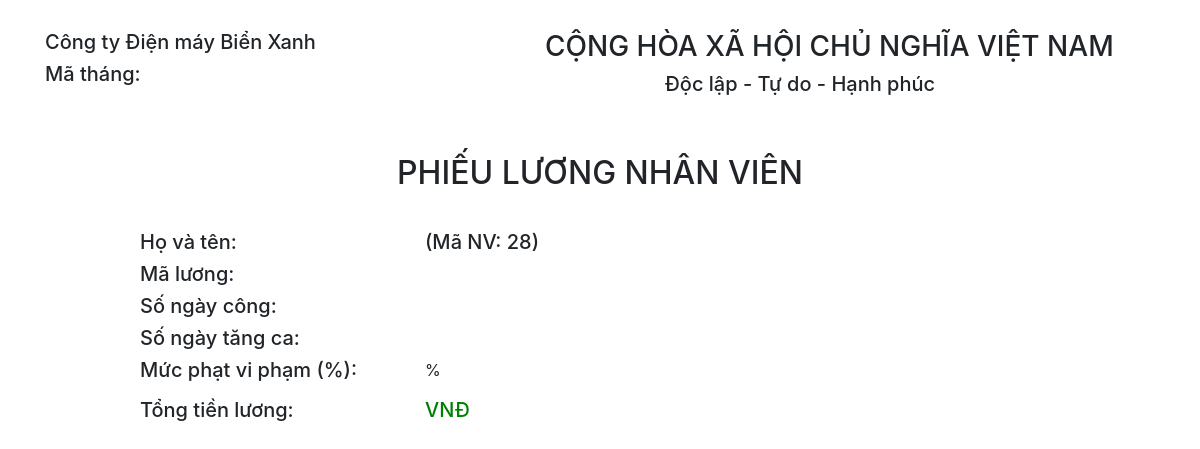
The app's page /view/inluong.php?id=28, older data.
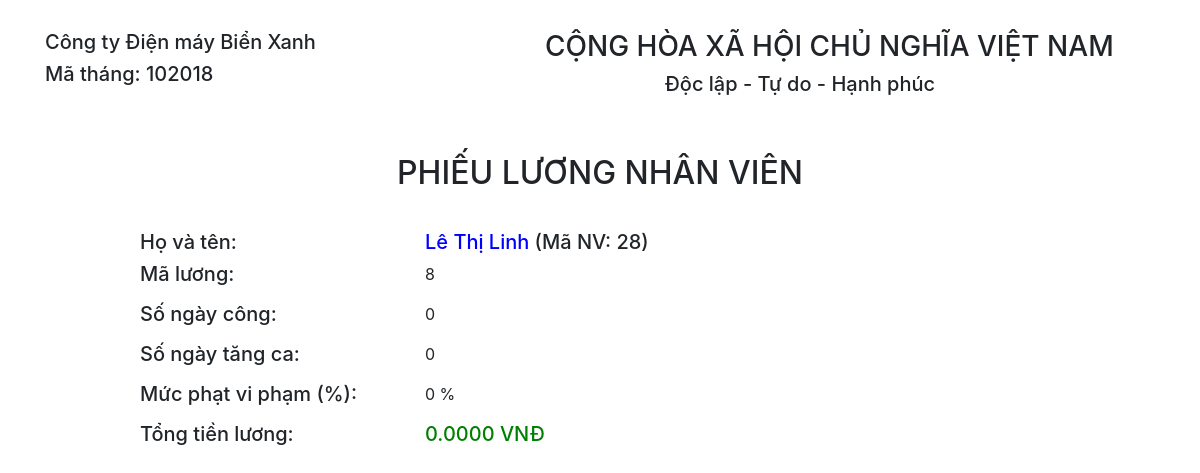
The same page, newer data.
### tables this page shows
CREATE TABLE `luong` (
  `maluong` int(10) NOT NULL,
  `ngaycong` int(2) NOT NULL,
  `tangca` int(2) NOT NULL,
  `vipham` int(10) NOT NULL,
  `tongtien` int(11) NOT NULL,
  `mathang` int(6) DEFAULT NULL,
  `maphieu` int(10) DEFAULT NULL,
  `manv` int(10) DEFAULT NULL
);

CREATE TABLE `nhanvien` (
  `manv` int(10) NOT NULL,
  `hoten` varchar(50) NOT NULL,
  `ngaysinh` date NOT NULL,
  `gioitinh` enum('m','f') NOT NULL,
  `diachi` varchar(100) NOT NULL,
  `sdt` int(11) DEFAULT NULL,
  `macv` int(10) DEFAULT NULL,
  `mapb` int(10) DEFAULT NULL,
  `thanhtich` enum('0','1','2','3') NOT NULL DEFAULT '0',
  `role` int(1) NOT NULL DEFAULT '1',
  `password` varchar(50) NOT NULL,
  `avatar` varchar(50) DEFAULT 'images/nhanvien/avatar.png'
);

### database/database.php (called while the page is built, shortened)
<?php
    class database
    {
        var $host = 'localhost';
        var $userdb = 'root';
        var $passworddb = '';
        var $database = 'hrm_web';
        var $conn = "";
        var $_sql = "";
        function __construct()
        {
            $this->conn = mysqli_connect($this->host,$this->userdb,$this->passworddb,$this->database) or die ('Cannot connect to server');
            mysqli_query($this->conn,"SET NAME 'UTF8'");
            mysqli_set_charset($this->conn,"utf8");
        }
        public function setQuery($sql)
        {
            $this->_sql = $sql;
        }
        public function countRows()
        {
            $query = mysqli_query($this->conn,$this->_sql);
            $result = mysqli_num_rows($query);
            return $result;
        }
        public function loadRowArray()
        {
            $query = mysqli_query($this->conn,$this->_sql);
            return $row = mysqli_fetch_all($query);
        }
    }
?>

### controller/c_phongban.php (called while the page is built, shortened)
<?php
    include("../model/m_phongban.php");
    class phongban_controller
    {
                ?>
                    <?php
        public function showOneNhanVienChamCong($manv) {
            $truyvan = new truyvanphongban();
            $truyvan->selectOneNhanVienChamCong($manv);
            return $truyvan->row;
        }
    }
?>

### model/m_phongban.php (called while the page is built, shortened)
<?php
    include("../database/database.php");
    class truyvanphongban extends database
    {
        public function selectOneNhanVienChamCong($manv) {
            $sql = "SELECT ((l.ngaycong*(SELECT c.luongcb FROM chucvu AS c, nhanvien AS n WHERE n.manv = 6 AND n.macv = c.macv) +
            l.tangca*2*(SELECT c.luongcb FROM chucvu AS c, nhanvien AS n WHERE n.manv = 6 AND n.macv = c.macv))*(100-l.vipham)/100) AS tongtien, l.maluong, l.ngaycong, l.tangca, l.vipham, l.mathang, n.hoten FROM luong AS l, nhanvien AS n WHERE l.manv = $manv AND l.manv = n.manv";
            $this->row = $this->loadRowArray();
            $this->num_rows = $this->countRows();
        }
    }
?>

### view/inluong.php (the view, shortened to what this page needs)
<?php
    include('../controller/c_phongban.php');
    $manv = $_GET['id'];
    $nhanvien = new phongban_controller();
    $row = $nhanvien->showOneNhanVienChamCong($manv);
    foreach($row as $value) {
        $tongtien = $value['0'];
        $maluong = $value['1'];
        $ngaycong = $value['2'];
        $tangca = $value['3'];
        $vipham = $value['4'];
        $mathang = $value['5'];
        $hoten = $value['6'];
    }
?>
<!DOCTYPE html>
<html lang="en">
<head>
    <link rel="stylesheet" type="text/css" href="bootstrap/css/bootstrap.css">
    <link rel="stylesheet" type="text/css" href="css/inluong.css">
</head>
<body>
    <div class="container">
        <div class="row myrow1">
            <div class="col-4">
                <h5>Công ty Điện máy Biển Xanh</h5>
                <h5>Mã tháng: <?=$mathang?></h5>
            </div>
            <div class="col-8">
                <h3 id="chxhcnvn">CỘNG HÒA XÃ HỘI CHỦ NGHĨA VIỆT NAM</h3>
                <h5 id="dltdhp">Độc lập - Tự do - Hạnh phúc</h5>
            </div>
        </div>
        <div class="row myrow2 justify-content-center">
            <h2>PHIẾU LƯƠNG NHÂN VIÊN</h2>
        </div>
        <div class="row myrowhoten">
            <div class="col-3 offset-1">
                <h5>Họ và tên:</h5>
            </div>
            <div class="col-7">
                <h5><span style="color:Blue;"><?=$hoten?></span>  (Mã NV: <?=$manv?>)</h5>
            </div>
        </div>
        <div class="row">
            <div class="col-3 offset-1">
                <h5>Mã lương:</h5>
            </div>
            <div class="col-7">
                <p><?=$maluong?></p>
            </div>
        </div>
        <div class="row">
            <div class="col-3 offset-1">
                <h5>Số ngày công:</h5>
            </div>
            <div class="col-7">
                <p><?=$ngaycong?></p>
            </div>
        </div>
        <div class="row">
            <div class="col-3 offset-1">
                <h5>Số ngày tăng ca:</h5>
            </div>
            <div class="col-7">
                <p><?=$tangca?></p>
            </div>
        </div>
        <div class="row">
            <div class="col-3 offset-1">
                <h5>Mức phạt vi phạm (%):</h5>
            </div>
            <div class="col-7">
                <p><?=$vipham?> %</p>
            </div>
        </div>
        <div class="row">
            <div class="col-3 offset-1">
                <h5>Tổng tiền lương:</h5>
            </div>
            <div class="col-7">
                <h5 style="color:Green;"><?=$tongtien?> VNĐ</h5>
            </div>
        </div>
    </div>
</body>
</html>

Row changes from the older to the newer data that the page shows:
added luong: mathang "102018", nhanvien.hoten "Lê Thị Linh", maluong "8", ngaycong "0", tangca "0", vipham "0"
Text that changed along with them:
$tongtien: (not shown) → "0.0000"
